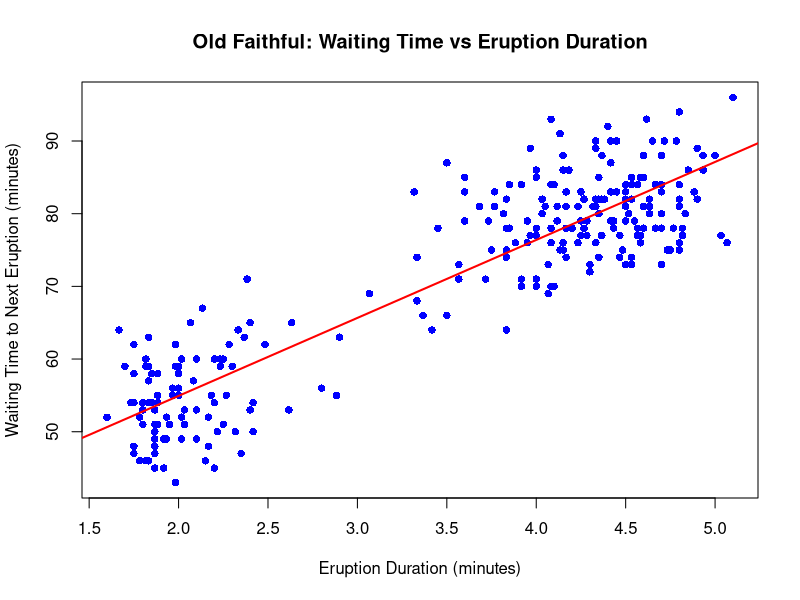
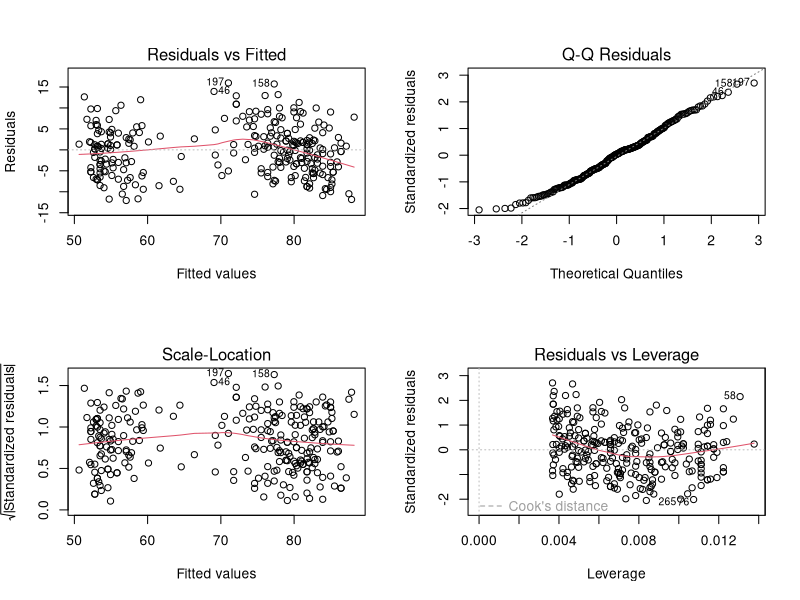
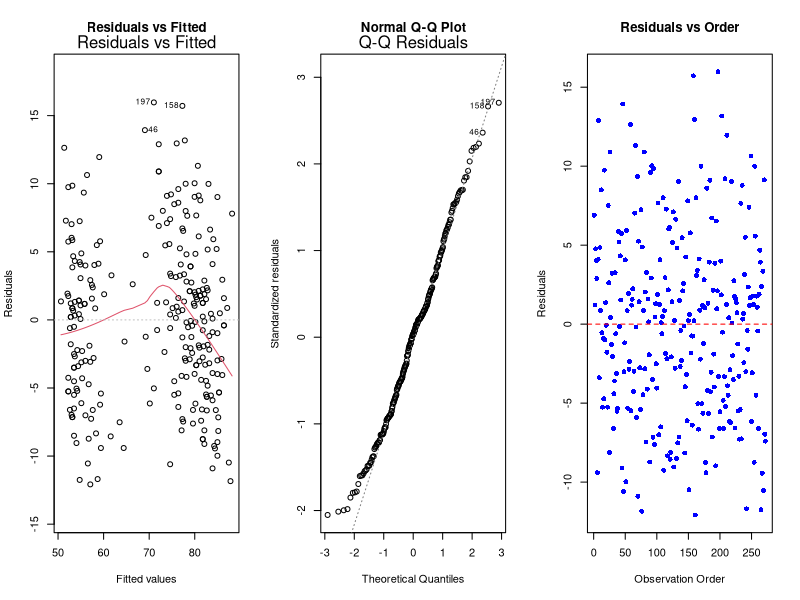

Here is the R script that generated these plots, in order:
## ---- chunk 1
# Old Faithful Geyser Data - Simple Linear Regression Analysis
# Predicting waiting time from eruption duration

# Load the data
data(faithful)

# 1. Exploratory Data Analysis
# View the first few observations
head(faithful)

# Summary statistics
summary(faithful)

# 2. Create a scatterplot with regression line
plot(waiting ~ eruptions, data = faithful,
     main = "Old Faithful: Waiting Time vs Eruption Duration",
     xlab = "Eruption Duration (minutes)",
     ylab = "Waiting Time to Next Eruption (minutes)",
     pch = 16, col = "blue")

# 3. Fit the linear regression model
faithful.lm <- lm(waiting ~ eruptions, data = faithful)

# Add regression line to plot
abline(faithful.lm, col = "red", lwd = 2)

# 4. Display regression results
summary(faithful.lm)

# 5. Extract key statistics
cat("\n=== REGRESSION EQUATION ===\n")
cat(sprintf("Waiting Time = %.2f + %.2f * (Eruption Duration)\n", 
            coef(faithful.lm)[1], coef(faithful.lm)[2]))

cat("\n=== INTERPRETATION ===\n")
cat(sprintf("Slope: For each additional minute of eruption duration,\n"))
cat(sprintf("       the waiting time increases by %.2f minutes on average.\n", 
            coef(faithful.lm)[2]))
cat(sprintf("R-squared: %.2f%% of variation in waiting time is explained by eruption duration.\n",
            summary(faithful.lm)$r.squared * 100))

# 6. Check model assumptions with diagnostic plots
par(mfrow = c(2, 2))
plot(faithful.lm)
par(mfrow = c(1, 1))

# 7. Additional diagnostic plots
par(mfrow = c(1, 3))

# Residuals vs Fitted
plot(faithful.lm, which = 1, main = "Residuals vs Fitted")

# Q-Q Plot
plot(faithful.lm, which = 2, main = "Normal Q-Q Plot")

# Residuals vs Order (for independence check)
plot(residuals(faithful.lm), 
     main = "Residuals vs Order",
     xlab = "Observation Order",
     ylab = "Residuals",
     pch = 16, col = "blue")
abline(h = 0, col = "red", lty = 2)

par(mfrow = c(1, 1))

# 8. 95% Confidence Interval for the slope
cat("\n=== 95% CONFIDENCE INTERVAL FOR SLOPE ===\n")
conf_int <- confint(faithful.lm, "eruptions", level = 0.95)
cat(sprintf("We are 95%% confident the true slope is between %.2f and %.2f\n",
            conf_int[1], conf_int[2]))
